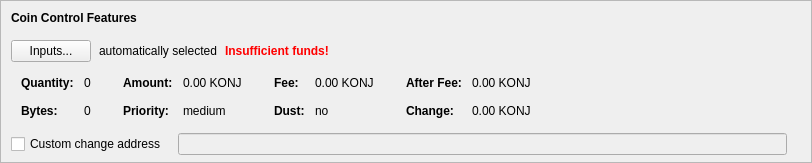
    <widget class="QFrame" name="frameCoinControl">
     <property name="sizePolicy">
      <sizepolicy hsizetype="Expanding" vsizetype="Expanding">
       <horstretch>0</horstretch>
       <verstretch>0</verstretch>
      </sizepolicy>
     </property>
     <property name="maximumSize">
      <size>
       <width>16777215</width>
       <height>16777215</height>
      </size>
     </property>
     <property name="frameShape">
      <enum>QFrame::StyledPanel</enum>
     </property>
     <property name="frameShadow">
      <enum>QFrame::Sunken</enum>
     </property>
     <layout class="QVBoxLayout" name="verticalLayoutCoinControl2">
      <property name="spacing">
       <number>0</number>
      </property>
      <property name="leftMargin">
       <number>0</number>
      </property>
      <property name="topMargin">
       <number>0</number>
      </property>
      <property name="rightMargin">
       <number>0</number>
      </property>
      <property name="bottomMargin">
       <number>6</number>
      </property>
      <item>
       <layout class="QVBoxLayout" name="verticalLayoutCoinControl" stretch="0,0,0,0,1">
        <property name="spacing">
         <number>0</number>
        </property>
        <property name="leftMargin">
         <number>10</number>
        </property>
        <property name="topMargin">
         <number>10</number>
        </property>
        <item>
         <layout class="QHBoxLayout" name="horizontalLayoutCoinControl1">
          <property name="bottomMargin">
           <number>15</number>
          </property>
          <item>
           <widget class="QLabel" name="labelCoinControlFeatures">
            <property name="sizePolicy">
             <sizepolicy hsizetype="Preferred" vsizetype="Maximum">
              <horstretch>0</horstretch>
              <verstretch>0</verstretch>
             </sizepolicy>
            </property>
            <property name="font">
             <font>
              <weight>75</weight>
              <bold>true</bold>
             </font>
            </property>
            <property name="styleSheet">
             <string notr="true">font-weight:bold;</string>
            </property>
            <property name="text">
             <string>Coin Control Features</string>
            </property>
           </widget>
          </item>
         </layout>
        </item>
        <item>
         <layout class="QHBoxLayout" name="horizontalLayoutCoinControl2" stretch="0,0,0,0">
          <property name="spacing">
           <number>8</number>
          </property>
          <property name="bottomMargin">
           <number>10</number>
          </property>
          <item>
           <widget class="QPushButton" name="pushButtonCoinControl">
            <property name="styleSheet">
             <string notr="true"/>
            </property>
            <property name="text">
             <string>Inputs...</string>
            </property>
            <property name="autoDefault">
             <bool>false</bool>
            </property>
           </widget>
          </item>
          <item>
           <widget class="QLabel" name="labelCoinControlAutomaticallySelected">
            <property name="text">
             <string>automatically selected</string>
            </property>
            <property name="margin">
             <number>5</number>
            </property>
           </widget>
          </item>
          <item>
           <widget class="QLabel" name="labelCoinControlInsuffFunds">
            <property name="font">
             <font>
              <weight>75</weight>
              <bold>true</bold>
             </font>
            </property>
            <property name="styleSheet">
             <string notr="true">color:red;font-weight:bold;</string>
            </property>
            <property name="text">
             <string>Insufficient funds!</string>
            </property>
            <property name="margin">
             <number>5</number>
            </property>
           </widget>
          </item>
          <item>
           <spacer name="horizontalSpacerCoinControl">
            <property name="orientation">
             <enum>Qt::Horizontal</enum>
            </property>
            <property name="sizeHint" stdset="0">
             <size>
              <width>40</width>
              <height>1</height>
             </size>
            </property>
           </spacer>
          </item>
         </layout>
        </item>
        <item>
         <widget class="QWidget" name="widgetCoinControl" native="true">
          <property name="sizePolicy">
           <sizepolicy hsizetype="Preferred" vsizetype="Preferred">
            <horstretch>0</horstretch>
            <verstretch>0</verstretch>
           </sizepolicy>
          </property>
          <property name="minimumSize">
           <size>
            <width>0</width>
            <height>0</height>
           </size>
          </property>
          <property name="styleSheet">
           <string notr="true"/>
          </property>
          <layout class="QHBoxLayout" name="horizontalLayoutCoinControl5">
           <property name="leftMargin">
            <number>0</number>
           </property>
           <property name="topMargin">
            <number>0</number>
           </property>
           <property name="rightMargin">
            <number>0</number>
           </property>
           <property name="bottomMargin">
            <number>0</number>
           </property>
           <item>
            <layout class="QHBoxLayout" name="horizontalLayoutCoinControl3" stretch="0,0,0,1">
             <property name="spacing">
              <number>20</number>
             </property>
             <property name="topMargin">
              <number>0</number>
             </property>
             <property name="bottomMargin">
              <number>10</number>
             </property>
             <item>
              <layout class="QFormLayout" name="formLayoutCoinControl1">
               <property name="horizontalSpacing">
                <number>10</number>
               </property>
               <property name="verticalSpacing">
                <number>14</number>
               </property>
               <property name="leftMargin">
                <number>10</number>
               </property>
               <property name="topMargin">
                <number>4</number>
               </property>
               <property name="rightMargin">
                <number>6</number>
               </property>
               <item row="0" column="0">
                <widget class="QLabel" name="labelCoinControlQuantityText">
                 <property name="font">
                  <font>
                   <weight>75</weight>
                   <bold>true</bold>
                  </font>
                 </property>
                 <property name="text">
                  <string>Quantity:</string>
                 </property>
                 <property name="margin">
                  <number>0</number>
                 </property>
                </widget>
               </item>
               <item row="0" column="1">
                <widget class="QLabel" name="labelCoinControlQuantity">
                 <property name="cursor">
                  <cursorShape>IBeamCursor</cursorShape>
                 </property>
                 <property name="contextMenuPolicy">
                  <enum>Qt::ActionsContextMenu</enum>
                 </property>
                 <property name="text">
                  <string notr="true">0</string>
                 </property>
                 <property name="margin">
                  <number>0</number>
                 </property>
                 <property name="textInteractionFlags">
                  <set>Qt::LinksAccessibleByMouse|Qt::TextSelectableByKeyboard|Qt::TextSelectableByMouse</set>
                 </property>
                </widget>
               </item>
               <item row="1" column="0">
                <widget class="QLabel" name="labelCoinControlBytesText">
                 <property name="font">
                  <font>
                   <weight>75</weight>
                   <bold>true</bold>
                  </font>
                 </property>
                 <property name="text">
                  <string>Bytes:</string>
                 </property>
                </widget>
               </item>
               <item row="1" column="1">
                <widget class="QLabel" name="labelCoinControlBytes">
                 <property name="cursor">
                  <cursorShape>IBeamCursor</cursorShape>
                 </property>
                 <property name="contextMenuPolicy">
                  <enum>Qt::ActionsContextMenu</enum>
                 </property>
                 <property name="text">
                  <string notr="true">0</string>
                 </property>
                 <property name="textInteractionFlags">
                  <set>Qt::LinksAccessibleByMouse|Qt::TextSelectableByKeyboard|Qt::TextSelectableByMouse</set>
                 </property>
                </widget>
               </item>
              </layout>
             </item>
             <item>
              <layout class="QFormLayout" name="formLayoutCoinControl2">
               <property name="horizontalSpacing">
                <number>10</number>
               </property>
               <property name="verticalSpacing">
                <number>14</number>
               </property>
               <property name="leftMargin">
                <number>6</number>
               </property>
               <property name="topMargin">
                <number>4</number>
               </property>
               <property name="rightMargin">
                <number>6</number>
               </property>
               <item row="0" column="0">
                <widget class="QLabel" name="labelCoinControlAmountText">
                 <property name="font">
                  <font>
                   <weight>75</weight>
                   <bold>true</bold>
                  </font>
                 </property>
                 <property name="text">
                  <string>Amount:</string>
                 </property>
                 <property name="margin">
                  <number>0</number>
                 </property>
                </widget>
               </item>
               <item row="0" column="1">
                <widget class="QLabel" name="labelCoinControlAmount">
                 <property name="cursor">
                  <cursorShape>IBeamCursor</cursorShape>
                 </property>
                 <property name="contextMenuPolicy">
                  <enum>Qt::ActionsContextMenu</enum>
                 </property>
                 <property name="text">
                  <string notr="true">0.00 KONJ</string>
                 </property>
                 <property name="textInteractionFlags">
                  <set>Qt::LinksAccessibleByMouse|Qt::TextSelectableByKeyboard|Qt::TextSelectableByMouse</set>
                 </property>
                </widget>
               </item>
               <item row="1" column="0">
                <widget class="QLabel" name="labelCoinControlPriorityText">
                 <property name="font">
                  <font>
                   <weight>75</weight>
                   <bold>true</bold>
                  </font>
                 </property>
                 <property name="text">
                  <string>Priority:</string>
                 </property>
                </widget>
               </item>
               <item row="1" column="1">
                <widget class="QLabel" name="labelCoinControlPriority">
                 <property name="cursor">
                  <cursorShape>IBeamCursor</cursorShape>
                 </property>
                 <property name="contextMenuPolicy">
                  <enum>Qt::ActionsContextMenu</enum>
                 </property>
                 <property name="text">
                  <string>medium</string>
                 </property>
                 <property name="textInteractionFlags">
                  <set>Qt::LinksAccessibleByMouse|Qt::TextSelectableByKeyboard|Qt::TextSelectableByMouse</set>
                 </property>
                </widget>
               </item>
              </layout>
             </item>
             <item>
              <layout class="QFormLayout" name="formLayoutCoinControl3">
               <property name="horizontalSpacing">
                <number>10</number>
               </property>
               <property name="verticalSpacing">
                <number>14</number>
               </property>
               <property name="leftMargin">
                <number>6</number>
               </property>
               <property name="topMargin">
                <number>4</number>
               </property>
               <property name="rightMargin">
                <number>6</number>
               </property>
               <item row="0" column="0">
                <widget class="QLabel" name="labelCoinControlFeeText">
                 <property name="font">
                  <font>
                   <weight>75</weight>
                   <bold>true</bold>
                  </font>
                 </property>
                 <property name="text">
                  <string>Fee:</string>
                 </property>
                 <property name="margin">
                  <number>0</number>
                 </property>
                </widget>
               </item>
               <item row="0" column="1">
                <widget class="QLabel" name="labelCoinControlFee">
                 <property name="cursor">
                  <cursorShape>IBeamCursor</cursorShape>
                 </property>
                 <property name="contextMenuPolicy">
                  <enum>Qt::ActionsContextMenu</enum>
                 </property>
                 <property name="text">
                  <string notr="true">0.00 KONJ</string>
                 </property>
                 <property name="textInteractionFlags">
                  <set>Qt::LinksAccessibleByMouse|Qt::TextSelectableByKeyboard|Qt::TextSelectableByMouse</set>
                 </property>
                </widget>
               </item>
               <item row="1" column="0">
                <widget class="QLabel" name="labelCoinControlLowOutputText">
                 <property name="font">
                  <font>
                   <weight>75</weight>
                   <bold>true</bold>
                  </font>
                 </property>
                 <property name="text">
                  <string>Dust:</string>
                 </property>
                </widget>
               </item>
               <item row="1" column="1">
                <widget class="QLabel" name="labelCoinControlLowOutput">
                 <property name="cursor">
                  <cursorShape>IBeamCursor</cursorShape>
                 </property>
                 <property name="contextMenuPolicy">
                  <enum>Qt::ActionsContextMenu</enum>
                 </property>
                 <property name="text">
                  <string>no</string>
                 </property>
                 <property name="textInteractionFlags">
                  <set>Qt::LinksAccessibleByMouse|Qt::TextSelectableByKeyboard|Qt::TextSelectableByMouse</set>
                 </property>
                </widget>
               </item>
              </layout>
             </item>
             <item>
              <layout class="QFormLayout" name="formLayoutCoinControl4">
               <property name="horizontalSpacing">
                <number>10</number>
               </property>
               <property name="verticalSpacing">
                <number>14</number>
               </property>
               <property name="leftMargin">
                <number>6</number>
               </property>
               <property name="topMargin">
                <number>4</number>
               </property>
               <property name="rightMargin">
                <number>6</number>
               </property>
               <item row="0" column="0">
                <widget class="QLabel" name="labelCoinControlAfterFeeText">
                 <property name="font">
                  <font>
                   <weight>75</weight>
                   <bold>true</bold>
                  </font>
                 </property>
                 <property name="text">
                  <string>After Fee:</string>
                 </property>
                 <property name="margin">
                  <number>0</number>
                 </property>
                </widget>
               </item>
               <item row="0" column="1">
                <widget class="QLabel" name="labelCoinControlAfterFee">
                 <property name="cursor">
                  <cursorShape>IBeamCursor</cursorShape>
                 </property>
                 <property name="contextMenuPolicy">
                  <enum>Qt::ActionsContextMenu</enum>
                 </property>
                 <property name="text">
                  <string notr="true">0.00 KONJ</string>
                 </property>
                 <property name="textInteractionFlags">
                  <set>Qt::LinksAccessibleByMouse|Qt::TextSelectableByKeyboard|Qt::TextSelectableByMouse</set>
                 </property>
                </widget>
               </item>
               <item row="1" column="0">
                <widget class="QLabel" name="labelCoinControlChangeText">
                 <property name="font">
                  <font>
                   <weight>75</weight>
                   <bold>true</bold>
                  </font>
                 </property>
                 <property name="text">
                  <string>Change:</string>
                 </property>
                </widget>
               </item>
               <item row="1" column="1">
                <widget class="QLabel" name="labelCoinControlChange">
                 <property name="cursor">
                  <cursorShape>IBeamCursor</cursorShape>
                 </property>
                 <property name="contextMenuPolicy">
                  <enum>Qt::ActionsContextMenu</enum>
                 </property>
                 <property name="text">
                  <string notr="true">0.00 KONJ</string>
                 </property>
                 <property name="textInteractionFlags">
                  <set>Qt::LinksAccessibleByMouse|Qt::TextSelectableByKeyboard|Qt::TextSelectableByMouse</set>
                 </property>
                </widget>
               </item>
              </layout>
             </item>
            </layout>
           </item>
          </layout>
         </widget>
        </item>
        <item>
         <layout class="QHBoxLayout" name="horizontalLayoutCoinControl4" stretch="0,0,0">
          <property name="spacing">
           <number>12</number>
          </property>
          <property name="sizeConstraint">
           <enum>QLayout::SetDefaultConstraint</enum>
          </property>
          <property name="topMargin">
           <number>5</number>
          </property>
          <property name="rightMargin">
           <number>5</number>
          </property>
          <item>
           <widget class="QCheckBox" name="checkBoxCoinControlChange">
            <property name="toolTip">
             <string>If this is activated, but the change address is empty or invalid, change will be sent to a newly generated address.</string>
            </property>
            <property name="text">
             <string>Custom change address</string>
            </property>
           </widget>
          </item>
          <item>
           <widget class="QValidatedLineEdit" name="lineEditCoinControlChange">
            <property name="enabled">
             <bool>false</bool>
            </property>
            <property name="sizePolicy">
             <sizepolicy hsizetype="Expanding" vsizetype="Fixed">
              <horstretch>0</horstretch>
              <verstretch>0</verstretch>
             </sizepolicy>
            </property>
           </widget>
          </item>
          <item>
           <widget class="QLabel" name="labelCoinControlChangeLabel">
            <property name="sizePolicy">
             <sizepolicy hsizetype="Preferred" vsizetype="Expanding">
              <horstretch>0</horstretch>
              <verstretch>0</verstretch>
             </sizepolicy>
            </property>
            <property name="minimumSize">
             <size>
              <width>0</width>
              <height>0</height>
             </size>
            </property>
            <property name="text">
             <string/>
            </property>
            <property name="margin">
             <number>3</number>
            </property>
           </widget>
          </item>
         </layout>
        </item>
        <item>
         <spacer name="verticalSpacerCoinControl">
          <property name="orientation">
           <enum>Qt::Vertical</enum>
          </property>
          <property name="sizeHint" stdset="0">
           <size>
            <width>800</width>
            <height>1</height>
           </size>
          </property>
         </spacer>
        </item>
       </layout>
      </item>
     </layout>
    </widget>
